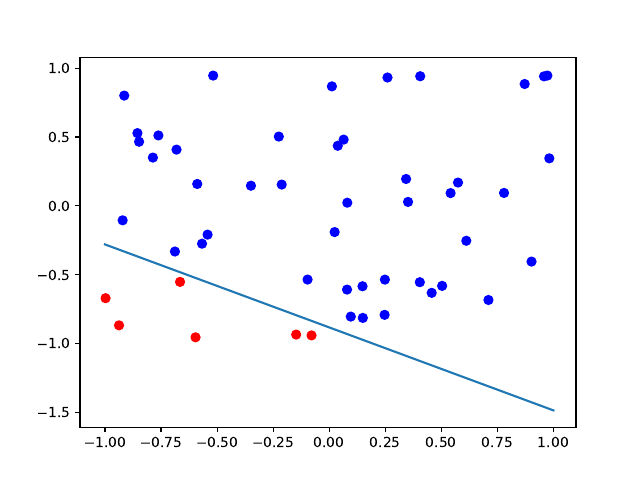

Reproduce this figure in Julia.
using PyPlot

tamanho_da_amostra = 50
organize(x) = (x-1/2)*2
x1 = organize.(rand(Float32, tamanho_da_amostra))
x2 = organize.(rand(Float32, tamanho_da_amostra))
p = [organize.(rand(Float32, 1))[1], rand(Float32, 1)[1], 1]
X = [ones(length(x1)) x1 x2]

h(v, x) = sign(v'*x)

pos = [X[i,2:3] for i=1:tamanho_da_amostra if h(p, X[i,:]) >= 0]
neg = [X[i,2:3] for i=1:tamanho_da_amostra if h(p, X[i,:]) <  0]
classificacao = Dict()
for p in pos
    classificacao[p] = 1
end
for n in neg
    classificacao[n] = -1
end

function pegar_mal_classificado(p, w, X)
    v = [X[i,:] for i=1:length(X[:,1]) if classificacao[X[i,2:3]] != h(w, X[i,:])]
    if length(v) > 0
        b = rand([i for i=1:length(v)],1)
        return v[b], length(v)
    end
    return 0,0
end

w = [0, 0, 0]

numero_de_iteracoes = 0
while pegar_mal_classificado(p,w,X)[2] != 0 || numero_de_iteracoes < 1000
    x = pegar_mal_classificado(p, w, X)[1][1]
    global numero_de_iteracoes += 1
    if x != 0
        global w += h(p, x)*x
    end
end

title("Perceptron")
PyPlot.clf()
PyPlot.scatter([i[1] for i in pos],[i[2] for i in pos],color="blue", label = "Positivo", s = 40)
PyPlot.scatter([i[1] for i in neg],[i[2] for i in neg],color="red", label = "Negativo", s = 40)
x = -1:0.1:1
y = (-x.*w[2] .-w[1])/w[3]
PyPlot.plot(x,y)
PyPlot.savefig("Perceptron\\Perceptron.pdf")
